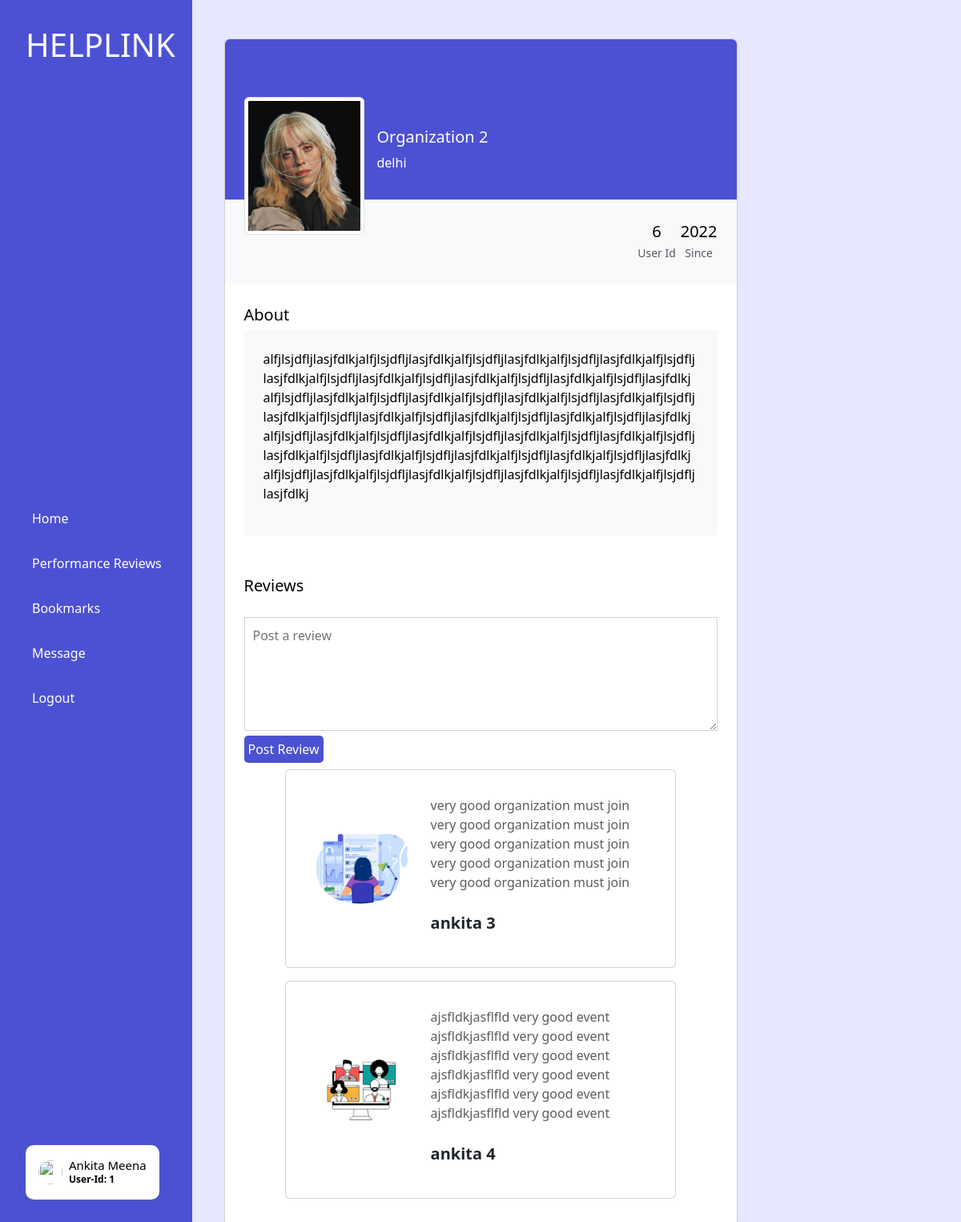
The page /dashboard/volunteer/organization_profile.php?organid=6&volunid=1 (signed in) on the database its author committed.
### tables this page shows
CREATE TABLE `volunteer` (
  `id` int(6) NOT NULL,
  `name` varchar(30) NOT NULL,
  `email` varchar(100) NOT NULL,
  `age` int(3) NOT NULL,
  `location` varchar(50) NOT NULL,
  `about` text NOT NULL,
  `education` varchar(100) NOT NULL,
  `img` text NOT NULL,
  `password` varchar(255) NOT NULL,
  `created_at` datetime NOT NULL DEFAULT current_timestamp()
);

CREATE TABLE `organization` (
  `id` int(6) NOT NULL,
  `name` varchar(30) NOT NULL,
  `email` varchar(100) NOT NULL,
  `password` varchar(255) NOT NULL,
  `created_at` datetime NOT NULL DEFAULT current_timestamp(),
  `address` varchar(200) NOT NULL,
  `about` text DEFAULT NULL,
  `img` text NOT NULL
);

CREATE TABLE `organ_review` (
  `id` int(6) NOT NULL,
  `des` text NOT NULL,
  `organ_id` int(6) NOT NULL,
  `volun_id` int(6) NOT NULL
);

### dashboard/volunteer/organization_profile.php (the view, shortened to what this page needs)
<?php
$organ_id = $_GET['organid'];
?>
<!DOCTYPE html>
<html lang="en">
<head>
    <link href="https://cdn.jsdelivr.net/npm/bootstrap@5.3.1/dist/css/bootstrap.min.css" rel="stylesheet">
</head>
<body>
<?php session_start();
include 'header.php';
$sql = "SELECT * FROM `organization`";
$result = mysqli_query($conn,$sql);
while($row = mysqli_fetch_assoc($result)){
    $img = $row['img'];
    $organ_username = $row['name'];
    $location = $row['address'];
    $about = $row['about'];
}
?>
    <section class="h-100 gradient-custom-2">
        <div class="container mt-5 h-100">
            <div class="row d-flex justify-content-center align-items-center h-100">
                <div class="col col-lg-9 col-xl-7">
                    <div class="card">
                        <div class="rounded-top text-white d-flex flex-row" style="background-color: #4C51D3; height:200px;">
                            <div class="ms-4 mt-5 d-flex flex-column" style="width: 150px;">
                                <img src="../organization/profile_pictures/<?=$img?>" alt="Generic placeholder image" class="img-fluid img-thumbnail mt-4 mb-2" style="width: 150px; z-index: 1">
                            </div>
                            <div class="ms-3" style="margin-top: 110px;">
                                <h5><?php echo $organ_username?></h5>
                                <p><?php echo $location?></p>
                            </div>
                        </div>
                        <div class="p-4 text-black" style="background-color: #f8f9fa;">
                            <div class="d-flex justify-content-end text-center py-1">
                                <div>
                                    <p class="mb-1 h5 px-4"><?php echo $organ_id?></p>
                                    <p class="small text-muted mb-0">User Id</p>
                                </div>
                                <div>
                                    <p class="mb-1 h5">2022</p>
                                    <p class="small text-muted mb-0">Since</p>
                                </div>
                            </div>
                        </div>
                        <div class="card-body p-4 text-black">
                            <div class="mb-5">
                                <p class="lead fw-normal mb-1">About</p>
                                <div class="p-4" style="background-color: #f8f9fa;">
                                    <p style="text-align: justify;"><?php echo $about?></p>
                                </div>
                            </div>
                            <div class="d-flex justify-content-between align-items-center mb-4">
                                <p class="lead fw-normal mb-0">Reviews</p>
                            </div>
                            <div>
                                <form action="" method="post">
                                    <textarea name="my_review" required style="border:1px solid rgba(0, 0, 0, 0.175); padding:10px;" id="my_review" maxlength="200" placeholder="Post a review" cols="30" rows="5"></textarea>
                                    <input type="submit" name="submit" style="border: none; background:#4C51D3; color:white; padding:5px; border-radius:5px;" value="Post Review">
                                </form>
                            </div>
                            <?php
                            $sql = "SELECT * FROM `organ_review` WHERE `organ_id`='$organ_id'";
                            $result = mysqli_query($conn, $sql);
                            $count = mysqli_num_rows($result);
                            if ($count == 0) echo '<h3>No Reviews to show</h3>';
                            else {
                                while ($row = mysqli_fetch_assoc($result)) {
                                    $volun_review_id = $row['volun_id'];
                                    $volun_sql = "SELECT * FROM `volunteer` WHERE `id`='$volun_review_id'";
                                    $volun_result = mysqli_query($conn, $volun_sql);
                                    while ($volun_row = mysqli_fetch_assoc($volun_result)) {
                                        echo '<section class="py-2 text-center text-lg-start shadow-1-strong rounded" ; ">
                                    <div class=" row d-flex justify-content-center">
                                    <div class="col-md-10">
                                        <div class="card">
                                            <div class="card-body m-3">
                                                <div class="row">
                                                    <div class="col-lg-4 d-flex justify-content-center align-items-center mb-4 mb-lg-0">
                                                        <img src="profile_pictures/' ?><?= $volun_row['img'] ?><?php echo '" class="rounded-circle img-fluid shadow-1" alt="woman avatar" width="200" height="200" />
                                                    </div>
                                                    <div class="col-lg-8">
                                                        <p class="text-muted fw-light mb-4">
                                                            ' . $row['des'] . '
                                                        </p>
                                                        <p class="fw-bold lead mb-2"><strong>' . $volun_row['name'] . '</strong></p>
                                                    </div>
                                                </div>
                                            </div>
                                        </div>
                                    </div>
                            </div>
        </section>';
                                    }
                                }
                            }
        ?>
                        </div>
                    </div>
                </div>
            </div>
        </div>
    </section>
</body>
</html>

### dashboard/volunteer/header.php (shortened to what this page needs)
<?php
if (isset($_SESSION['volun_loggedin'])) {
    if (!$_SESSION['volun_loggedin']) {
        header('location: ../../volunteer/login.php');
        exit;
    } else {
        $id = "";
        $volun_username = $_SESSION['volun_username'];
        include 'C:\xampp\htdocs\myCodes\Fiverr hackathon\db_con.php';
        $sql = "SELECT * FROM `volunteer` WHERE `name`='$volun_username'";
        $result = mysqli_query($conn, $sql);
        while ($row = mysqli_fetch_assoc($result)) {
            $id = $row['id'];
            $img = $row['img'];
        }
    }
} else {
    header('location: ../../volunteer/login.php');
    exit;
}
?>
<div class="sidebar">
    <h1 class="logo">HELPLINK</h1>
    <div class="menu">
        <a href="index.php"><ion-icon name="newspaper-outline"></ion-icon>Home</a>
        <a href="#"><ion-icon name="stats-chart-outline"></ion-icon>Performance Reviews</a>
        <a href="bookmark.php"><ion-icon name="bookmarks-outline"></ion-icon>Bookmarks</a>
        <a href="#"><ion-icon name="mail-unread-outline"></ion-icon>Message</a>
        <a href="logout.php"><ion-icon name="settings-outline" style="color: red;"></ion-icon>Logout</a>
    </div>
    <div class="profile" style="background-color: #fff;">
        <img class="profile-img" src="profile_pictures/<?=$img?>">
        <div class="profile-name">
            <a style="text-decoration: none; margin:0;" href="./volunteer_profile.php">
                <h4 style="color: #000;font-size:15px;margin:0;"><?php echo $volun_username?></h4>
            </a>
            <p style="color: #000;margin:0;"><strong>User-Id: <?php echo $id?></strong></p>
        </div>
    </div>
</div>

### dashboard/volunteer/organization_profile.php (style rules this page uses)
body { background: #E7E7FF; }
textarea { -webkit-box-sizing: border-box; -moz-box-sizing: border-box; box-sizing: border-box; width: 100%; }

### dashboard/volunteer/header.php (style rules this page uses)
body { color: white; }
.sidebar { width: 20%; height: 100%; display: flex; flex-direction: column; align-items: flex-start; justify-content: space-between; padding: 2rem; background-color: #4C51D3; color: var(--whiteColor); position: fixed; left: 0; top: 0; }
.logo { letter-spacing: 2; }
.menu { display: flex; flex-direction: column; gap: 2rem; }
.menu a { display: flex; align-items: center; color: var(--whiteColor); text-decoration: none; }
.profile { display: flex; flex-direction: row; align-items: center; gap: 0.5rem; padding: 1rem; background-color: var(--whiteColor); color: var(--fontColor); border: none; border-radius: 10px; box-shadow: rgba(99, 99, 99, 0.2) 0px 2px 8px 0px; cursor: pointer; }
.profile-img { width: 30px; height: 30px; border-radius: 50%; }
.profile-name p { font-size: 12px; }

### rows shown on the page
volunteer: id "1"
organization: img (picture), name "Organization 2", address "delhi", about "alfjlsjdfljlasjfdlkjalfjlsjdfljlasjfdlkjalfjlsjdfljlasjfdlkjalfjlsjdfljlasjfdlkjalfjlsjdfljlasjfdlkjalfjlsjdfljlasjfdlkjalfjlsjdfljlasjfdlkjalfjlsjdfljlasjfdlkjalfjlsjdfljlasjfdlkjalfjlsjdfljlasjfdlkjalfjlsjdfljlasjfdlkjalfjlsjdfljlasjfdlkjalfjlsjdfljlasjfdlkjalfjlsjdfljlasjfdlkjalfjlsjdfljlasjfdlkjalfjlsjdfljlasjfdlkjalfjlsjdfljlasjfdlkjalfjlsjdfljlasjfdlkjalfjlsjdfljlasjfdlkjalfjlsjdfljlasjfdlkjalfjlsjdfljlasjfdlkjalfjlsjdfljlasjfdlkjalfjlsjdfljlasjfdlkjalfjlsjdfljlasjfdlkjalfjlsjdfljlasjfdlkjalfjlsjdfljlasjfdlkjalfjlsjdfljlasjfdlkjalfjlsjdfljlasjfdlkjalfjlsjdfljlasjfdlkjalfjlsjdfljlasjfdlkjalfjlsjdfljlasjfdlkjalfjlsjdfljlasjfdlkj"
organ_review: des "very good organization must join very good organization must join very good organization must join very good organization must join very good organization must join"
volunteer: img (picture), name "ankita 3"
organ_review: des "ajsfldkjasflfld very good event ajsfldkjasflfld very good event ajsfldkjasflfld very good event ajsfldkjasflfld very good event ajsfldkjasflfld very good event ajsfldkjasflfld very good event"
volunteer: img (picture), name "ankita 4"

### other values the page prints
$volun_username "Ankita Meena"
$organ_id "6"
